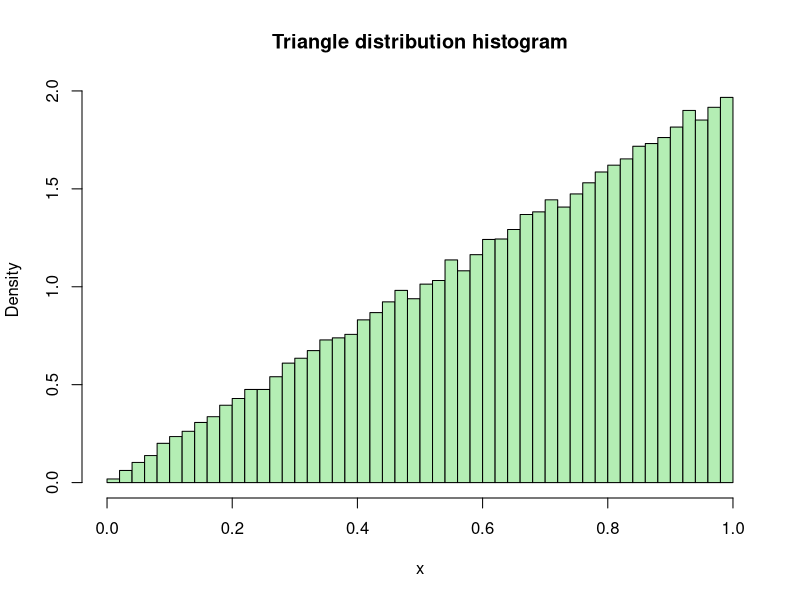
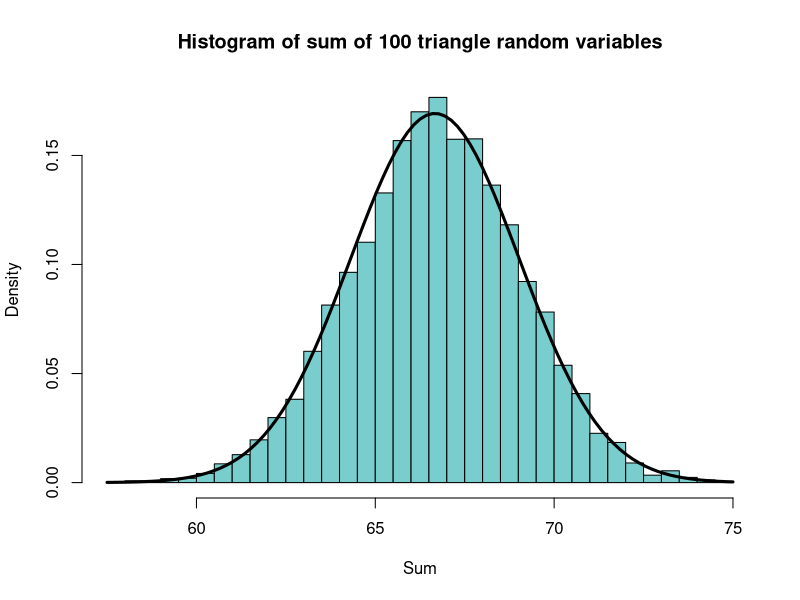

Generate these figures, in order, with R:
## ---- chunk 1
problem.1.winning.probability <- phyper( 4, 15, 85, 30, lower.tail = FALSE)
problem.1.winning.probability
## ---- chunk 2
1 - sum( dhyper(0:4, 15, 85, 30) )
## ---- chunk 3
number.replications <- 10000

result.vector <- logical( number.replications )

for(replication.index in 1:number.replications) {
  
  zafno.game <- sample( c( rep("Red", 15), rep("White", 85) ),
                           30, replace = FALSE )
  
  red.ball.count <- sum( zafno.game == "Red" )
  
  result.vector[ replication.index ] <- (red.ball.count >= 5)
}

cat( "Simulated probability of winning Zaf-no:", mean(result.vector), "\n" )
## ---- chunk 4
10 * problem.1.winning.probability
## ---- chunk 5
3 - 10 * problem.1.winning.probability
## ---- chunk 6
pbinom(5, 20, problem.1.winning.probability)
## ---- chunk 7
number.replications <- 10000

result.vector <- logical( 10000 )

for(replication.index in 1:number.replications) {
  
  zafno.sample <- rhyper(20, 15, 85, 30)
  
  zafno.wins <- sum(zafno.sample >= 5)

  result.vector[ replication.index ] <- (zafno.wins <= 5)
}

cat( "Probability of at most 5 wins:", mean(result.vector), "\n" )
## ---- chunk 8
problem.2.success.probability <- 1 / (1 + 6.3)
problem.2.success.probability
## ---- chunk 9
(1 - problem.2.success.probability)^2 * problem.2.success.probability
## ---- chunk 10
dgeom( 2, problem.2.success.probability )
## ---- chunk 11
pgeom( 8, problem.2.success.probability, lower.tail = FALSE )
## ---- chunk 12
number.replications <- 10000

result.vector <- numeric( number.replications )

for( replication.index in 1:number.replications ) {
    
    sale.status <- FALSE
    number.cars <- 0
    
    while( sale.status == FALSE ) {
        sale.status <- sample( c(TRUE, FALSE), 1, replace = TRUE,
                               c(problem.2.success.probability, 
                                 1 - problem.2.success.probability) )
        
        if( sale.status == FALSE ) {
            number.cars <- number.cars + 1
        }
    }
    
    result.vector[ replication.index ] <- number.cars
}

cat( "Simulated mean value:", mean( result.vector ), "\n" )
cat( "Simulated probability X = 2:",
     mean( result.vector == 2 ), "\n" )
cat( "Simulated probability X >= 8:",
     mean( result.vector >= 9), "\n" )

## ---- chunk 13
cat( "Probability of exactly 3 sales:", dbinom(3, 20, problem.2.success.probability), "\n" )

cat( "Expected number of sales:", 20 * problem.2.success.probability )
## ---- chunk 14
number.replications <- 10000

result.vector <- numeric( number.replications )

for(replication.index in 1:number.replications) {
    
    car.sample <- sample( c(TRUE, FALSE), 20, replace = TRUE,
                          c(problem.2.success.probability,
                            1 - problem.2.success.probability) )
    
    result.vector[ replication.index ] <- sum( car.sample )
}

cat( "Probability of exactly 3 sales:", mean( result.vector == 3), "\n" )
cat( "Simulated mean:", mean(result.vector), "\n" )
## ---- chunk 15
problem.3.win.prob <- dbinom(1, 3, 1/6)
problem.3.win.prob
## ---- chunk 16
result.vector <- logical(10000)

for(i in 1:10000) {
  dice.roll <- sample(1:6, 3, replace = TRUE)
  
  number.of.sixes <- sum(dice.roll == 6)
  
  if( number.of.sixes == 1) {
    result.vector[ i ] <- TRUE
  }
}

cat( "Simulated probability of winning:", mean( result.vector ), "\n" )
## ---- chunk 17
pbinom(8, 20, problem.3.win.prob)
## ---- chunk 18
number.replications <- 10000

result.vector <- logical( number.replications )

for( replication.index in 1:number.replications ) {
  
  chevalier.plays <- sample( c("Win", "Lose"), 20, replace = TRUE,
                             c(problem.3.win.prob, 1 - problem.3.win.prob) )
  
  number.wins <- sum( chevalier.plays == "Win" )
  
  if( number.wins <= 8 ) {
    result.vector[ replication.index ] <- TRUE
  }
}

mean( result.vector )
## ---- chunk 19
problem.3.rate.parameter <- 1/9.8
cat( "Problem 3 rate parameter:", problem.3.rate.parameter, "\n" )
## ---- chunk 20
problem.3.variance <- 1 / problem.3.rate.parameter^2
cat( "Variance:", problem.3.variance, "\n" )
## ---- chunk 21
pexp(12.2, rate = problem.3.rate.parameter)
## ---- chunk 22
problem.3.random.sample <- rexp( 100000, rate = problem.3.rate.parameter)
## ---- chunk 23
cat( "Simulated mean:", mean( problem.3.random.sample ), "\n" )
cat( "Simulated variance:", var( problem.3.random.sample ), "\n" )
## ---- chunk 24
mean( problem.3.random.sample <= 12.2)
## ---- chunk 25
pexp(8.7, rate = 1/7.3) - pexp(4.2, rate = 1/7.3)
## ---- chunk 26
# First, we draw a sample of 10,000 values from
# an exponential distribution with rate parameter
# r = 1/7.3

exponential.integral.sample <- rexp( 10000, rate = 1/7.3 )

# Now we use our standard technique to calculate the
# proportion of elements of the random sample that
# are between 4.2 and 8.7:

mean( (exponential.integral.sample > 4.2) & (exponential.integral.sample <= 8.7) )
## ---- chunk 27
pgamma(1.7, rate = 3.5, shape = 4.2) - pgamma(0.6, rate = 3.5, shape = 4.2)
## ---- chunk 28
# First, we draw a sample of 10,000 values from
# a gamma distribution with rate parameter
# r = 3.5 and shape parameter a = 4.2

gamma.integral.sample <- rgamma( 10000, rate = 3.5, shape = 4.2 )

# Now we use our standard technique to calculate the
# proportion of elements of the random sample that
# are between 0.6 and 1.7:

mean( (gamma.integral.sample > 0.6) & (gamma.integral.sample <= 1.7) )
## ---- chunk 29
pnorm(122.7, mean = 108, sd = sqrt(225)) - 
  pnorm(98.3, mean = 108, sd = sqrt(225))
## ---- chunk 30
# First, we draw a sample of 10,000 values from
# a normal distribution with mean 108
# and variance 225:

normal.integral.sample <- rnorm( 10000, mean = 108, sd = sqrt(225) )

# Now we use our standard technique to calculate the
# proportion of elements of the random sample that
# are between 98.3 and 122.7:

mean( (normal.integral.sample > 98.3) & (normal.integral.sample <= 122.7) )
## ---- chunk 31
pnorm(37, mean = 39, sd = 1.8)
## ---- chunk 32
number.replications <- 10000

# Here we draw the random sample:

result.vector <- rnorm( number.replications, mean = 39, sd = 1.8 )

# Now we determine the proportion of the random sample
# that is less than or equal to 37

mean( result.vector <= 37 )
## ---- chunk 33
pnorm(37, mean = 40, sd = 1.8)
## ---- chunk 34
number.replications <- 10000

result.vector <- rnorm( number.replications, mean = 40, sd = 1.8 )

mean( result.vector <= 37 )
## ---- chunk 35
rbeta(10, shape1 = 2, shape2 = 1)
## ---- chunk 36
# First, let's draw the random sample:

problem.6.triangle.sample <- rbeta(100000, 2, 1)

# Now let's calculate the mean:

cat( "Simulated mean:", mean( problem.6.triangle.sample ), "\n" )

# And finally let's calculate the variance:

cat( "Simulated variance:", var( problem.6.triangle.sample ), "\n" )
## ---- chunk 37
hist( problem.6.triangle.sample,
      main = "Triangle distribution histogram",
      xlab = "x", ylab = "Density",
      prob = TRUE,
      breaks = 50,
      col = "darkseagreen2")
## ---- chunk 38
problem.6.sum.expected.value <- 100 * 2/3
cat( "Expected value of S:", problem.6.sum.expected.value, "\n" )

problem.6.sum.var <- 100 * 1/18
cat( "Variance of S:", problem.6.sum.var, "\n" )
## ---- chunk 39
# First, here's the usual setup:

number.replications <- 10000

result.vector <- numeric( number.replications )

for( replication.index in 1:number.replications ) {
  
    # The body of the for loop is very simple:
    # we just draw a sample of 100 observations
    # from a triangle distribution, add them
    # together, and then store them in
    # the result.vector
  
    result.vector[ replication.index ] <- sum( rbeta(100, shape1 = 2, shape2 = 1) )
}

# Now we can print out the mean and variance:

cat( "Simulated mean:", mean( result.vector ), "\n" )
cat( "Simulated variance:", var( result.vector ), "\n" )
## ---- chunk 40
hist( result.vector,
      main = "Histogram of sum of 100 triangle random variables",
      xlab = "Sum", ylab = "Density",
      prob = TRUE,
      breaks = 50,
      col = "darkslategray3" )

curve( dnorm(x, 100 * 2/3, sqrt(100/18) ), lwd = 3, add = TRUE)
## ---- chunk 41
# This is our usual setup:

number.replications <- 10000
result.vector <- numeric( number.replications )

for(replication.index in 1:number.replications) {
    
    # Let's model Feline's score for one game
  
    # First, we'll initialize the variables that
    # keep track of Feline's total distance, and
    # his total strokes:
  
    feline.total.distance <- 0
    feline.total.strokes <- 0
    
    # Now we enter the while loop:
    
    while( feline.total.distance < 5000 ) {
      
        # We update Feline's total distance with
        # a random value from a normal distribution
        # with mean 300 and standard deviation 10:
      
        feline.total.distance <- feline.total.distance + rnorm(1, 300, 10)
        
        # We also update Feline's strokes by 1:
        
        feline.total.strokes <- feline.total.strokes + 1
    }
    
    # At this point, we've exited the while loop,
    # so that means that Feline's total distance
    # must be greater than 5000. Also, the
    # variable feline.total.strokes will hold
    # the total number of strokes that Feline
    # took to cover the distance.
    
    # Next, we'll model Dill's score for one game:
    
    # First, we'll initialize the variables that
    # keep track of Dill's total distance, and
    # his total strokes:
    
    dill.total.distance <- 0
    dill.total.strokes <- 0
    
    # Now we enter the while loop:
    
    while( dill.total.distance < 5000 ) {
      
        # We update Dill's total distance with
        # a random value from a normal distribution
        # with mean 290 and standard deviation 25:
      
        dill.total.distance <- dill.total.distance + rnorm(1, 290, 25)
        
        # We also update Dill's strokes by 1:
        
        dill.total.strokes <- dill.total.strokes + 1
    }
    
    # At this point, we've exited the while loop,
    # so that means that Dill's total distance
    # must be greater than 5000. Also, the
    # variable dill.total.strokes will hold
    # the total number of strokes that Dill
    # took to cover the distance.
    
    # Now we can determine if Feline won:
    
    if( feline.total.strokes < dill.total.strokes ) {
        result.vector[ replication.index ] <- TRUE
    }
}

# Finally, we're out of the for loop, and we can print out
# a summary of our results:

cat( "Simulated probability that Feline wins:", mean(result.vector), "\n" )
